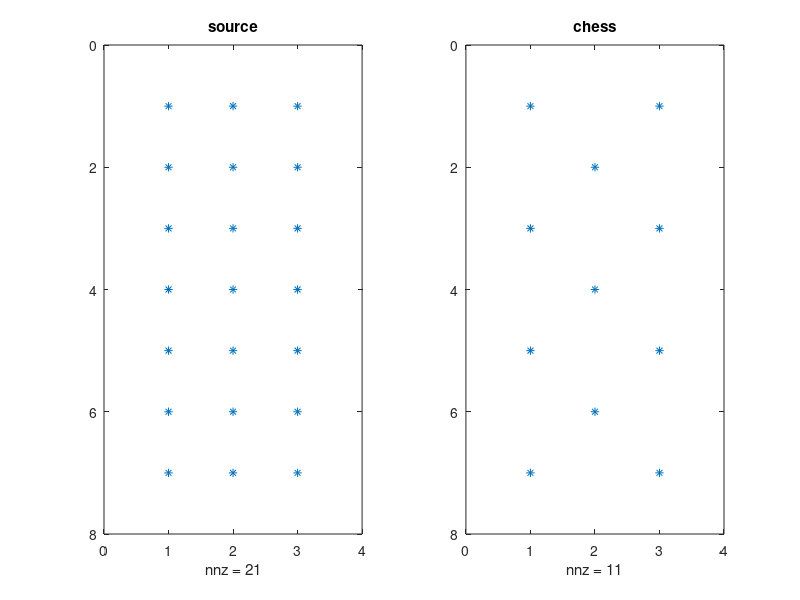

Write the MATLAB code that produced this figure.
clc;clear;
n=randi([3 10])
m=randi([3 10])
%единичная матрица
A=ones(n,m);
%чет строка и неч столбец
A(2:2:end,1:2:end) = 0;
%нечет строка и чет столбец
A(1:2:end, 2:2:end) = 0;

subplot(1,2,1);
spy(ones(n,m));
title("source");

subplot(1,2,2);
spy(A);
title("chess");